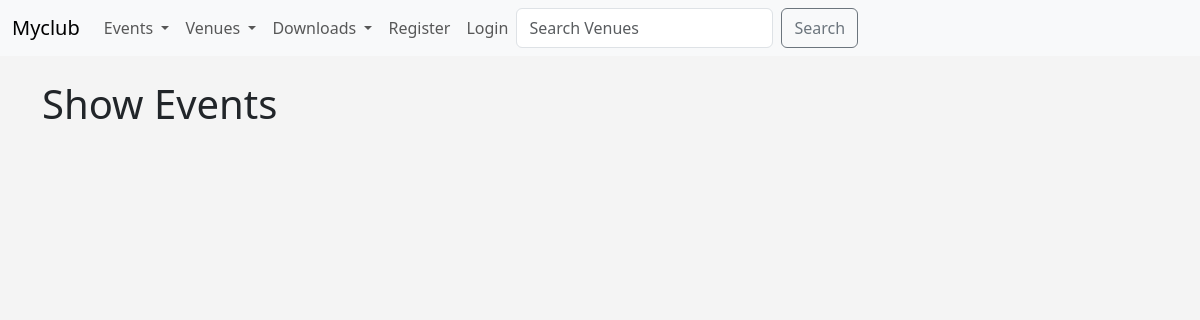
Page /show_event/7 on the earlier database version.
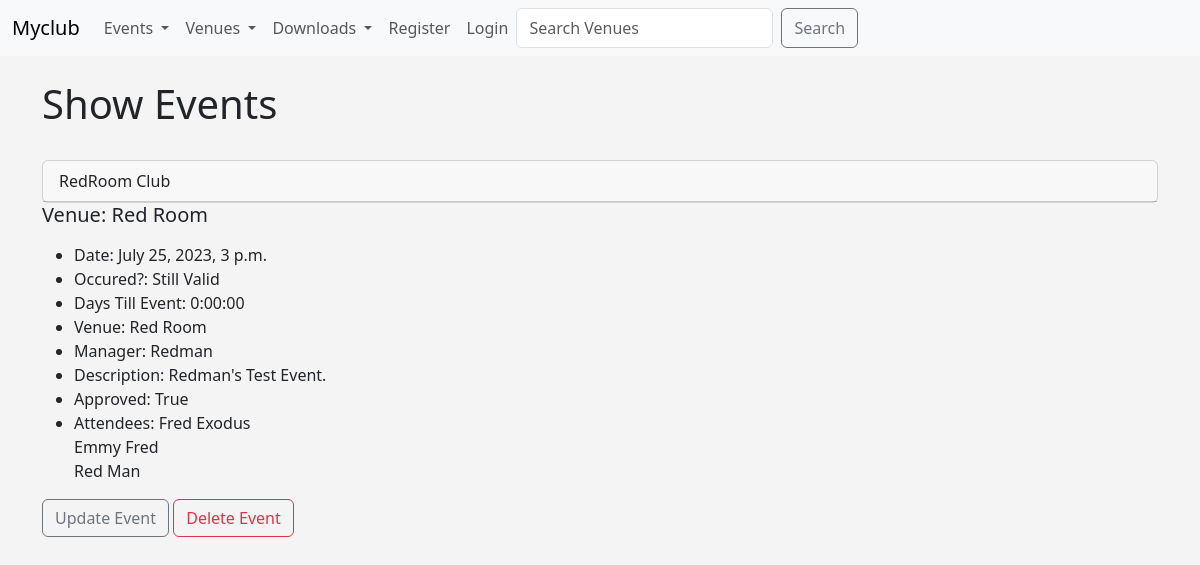
Same page on the later database version.
### events/models.py (models this page shows)
class Events(models.Model):
    name = models.CharField('Event name', max_length=100)
    event_date = models.DateTimeField('Event date')
    venue = models.ForeignKey(Venue, blank=True, null=True, on_delete=models.CASCADE)
    manager = models.ForeignKey(User, blank=True, null=True, on_delete=models.SET_NULL)
    description = models.TextField(blank=True)
    attendees = models.ManyToManyField(MyClubUsers, blank=True)
    approved = models.BooleanField('Approved', default=False)
    def __str__(self):
        return self.name
    @property
    def Days_till(self):
        today = date.today()
        days_till = self.event_date.date() - today
        days_till_stripped = str(days_till).split(",",1)[0]
        return days_till_stripped
    @property
    def Is_Valid(self):
        today = date.today()
        if self.event_date.date() < today:
            event = "Past"
        else:
            event = "Still Valid"
        return event

class Venue(models.Model):
    name = models.CharField('Venue name', max_length=100)
    address = models.CharField('Address', max_length=150,)
    phone = models.IntegerField('Contact Phone', max_length=15)
    email_address = models.EmailField('Email Address', max_length=25)
    owner = models.IntegerField('Venue Owner', blank=False, default=1)
    venue_img = models.ImageField(null=True, blank=True, upload_to="images/")
    def __str__(self):
        return self.name

class MyClubUsers(models.Model):
    first_name = models.CharField('First Name', max_length=30)
    last_name = models.CharField('Last Name', max_length=30)
    email_address = models.EmailField('Email', max_length=25)
    phone = models.CharField(max_length=15)
    def __str__(self):
        return self.first_name + ' ' + self.last_name

### events/views.py (the view)
# urls.py: path('show_event/<event_id>', views.show_event, name='show_event'),
def show_event(request, event_id):
    event = Events.objects.get(id=event_id)
    return render(request, 'events/show_event.html', {'event': event})

### events/templates/events/show_event.html (shortened to what this page needs)
<!DOCTYPE html>
<html lang="en">
<head>
</head>
<body>
  {% extends 'events/base.html' %}
    {% block content %}
         <h1> Show Events</h1>
            <br>
    {% if event.approved %}
    <div class="card">
       <div class="card-header">
        {{ event}}
        </div>
    </div>
    <div class="card-body">
          <h5 class="card-title">Venue: {{ event.venue }}</h5>
          <p class="card-text">
            <ul>
        <li>Date: {{ event.event_date }}</li>
        <li>Occured?: {{ event.Is_Valid }} </li>
        <li>Days Till Event: {{ event.Days_till }} </li>
        <li>Venue: {{ event.venue }}</li>
        <li>Manager: {{ event.manager }}</li>
        <li>Description: {{ event.description }}</li>
        <li>Approved: {{ event.approved }} </li>
        <li>Attendees:
        {% for user in event.attendees.all %}
            {{ user }}<br>
        {% endfor %}
        </li>
        </ul>
        </p>
    </div>
        <div class="card-footer text-muted">
            <a href="{% url 'update-event' event.id %}" class="btn btn-outline-secondary btn-sn">Update Event</a>
            <a href="{% url 'delete-event' event.id %}" class="btn btn-outline-danger btn-sn">Delete Event</a>
        </div>
    {% endif %}
    {% endblock %}

Differences in the rows shown:
now on this page (row edited): Events: name "RedRoom Club", venue "Red Room", event_date "July 25, 2023, 3 p.m.", Is_Valid "Still Valid", Days_till "0:00:00", manager "Redman", description "Redman's Test Event.", approved "True"
changed Events: approved False → True (drawn)
now on this page (row unchanged): MyClubUsers: first_name+last_name "Fred Exodus"
now on this page (row unchanged): MyClubUsers: first_name+last_name "Emmy Fred"
now on this page (row unchanged): MyClubUsers: first_name+last_name "Red Man"
Other differences:
text now shown: "Venue: Date: Occured?: Days Till Event: Venue: Manager: Description: Approved: Attendees: Update Event Delete Event"
